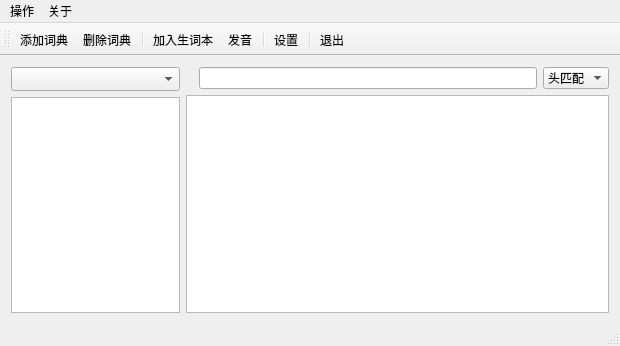
<?xml version="1.0" encoding="UTF-8"?>
<ui version="4.0">
 <class>DictMainWindow</class>
 <widget class="QMainWindow" name="DictMainWindow">
  <property name="geometry">
   <rect>
    <x>0</x>
    <y>0</y>
    <width>620</width>
    <height>346</height>
   </rect>
  </property>
  <property name="windowTitle">
   <string>AnsleDict</string>
  </property>
  <property name="windowIcon">
   <iconset resource="rc.qrc">
    <normaloff>:/new/prefix1/rc/Wordpress.ico</normaloff>:/new/prefix1/rc/Wordpress.ico</iconset>
  </property>
  <property name="toolTip">
   <string>德语词典</string>
  </property>
  <property name="whatsThis">
   <string>德语词典</string>
  </property>
  <property name="accessibleName">
   <string>德语词典</string>
  </property>
  <property name="accessibleDescription">
   <string>德语词典</string>
  </property>
  <property name="toolButtonStyle">
   <enum>Qt::ToolButtonIconOnly</enum>
  </property>
  <property name="tabShape">
   <enum>QTabWidget::Rounded</enum>
  </property>
  <widget class="QWidget" name="centralWidget">
   <layout class="QGridLayout" name="gridLayout">
    <item row="0" column="0">
     <layout class="QHBoxLayout" name="horizontalLayout_3" stretch="2,5">
      <item>
       <layout class="QVBoxLayout" name="verticalLayout">
        <item>
         <layout class="QHBoxLayout" name="horizontalLayout" stretch="6">
          <item>
           <widget class="QComboBox" name="DictComboBox">
            <property name="sizePolicy">
             <sizepolicy hsizetype="Expanding" vsizetype="Minimum">
              <horstretch>0</horstretch>
              <verstretch>0</verstretch>
             </sizepolicy>
            </property>
            <property name="minimumSize">
             <size>
              <width>0</width>
              <height>24</height>
             </size>
            </property>
            <property name="focusPolicy">
             <enum>Qt::NoFocus</enum>
            </property>
           </widget>
          </item>
         </layout>
        </item>
        <item>
         <widget class="QTableView" name="WordTableView">
          <property name="minimumSize">
           <size>
            <width>60</width>
            <height>0</height>
           </size>
          </property>
          <property name="focusPolicy">
           <enum>Qt::TabFocus</enum>
          </property>
          <property name="contextMenuPolicy">
           <enum>Qt::CustomContextMenu</enum>
          </property>
          <property name="editTriggers">
           <set>QAbstractItemView::NoEditTriggers</set>
          </property>
          <property name="alternatingRowColors">
           <bool>true</bool>
          </property>
          <property name="selectionBehavior">
           <enum>QAbstractItemView::SelectRows</enum>
          </property>
          <attribute name="horizontalHeaderCascadingSectionResizes">
           <bool>true</bool>
          </attribute>
          <attribute name="horizontalHeaderStretchLastSection">
           <bool>true</bool>
          </attribute>
         </widget>
        </item>
       </layout>
      </item>
      <item>
       <layout class="QVBoxLayout" name="verticalLayout_2">
        <item>
         <layout class="QHBoxLayout" name="horizontalLayout_2">
          <item>
           <widget class="QLabel" name="WordLabel">
            <property name="sizePolicy">
             <sizepolicy hsizetype="Preferred" vsizetype="Minimum">
              <horstretch>0</horstretch>
              <verstretch>0</verstretch>
             </sizepolicy>
            </property>
            <property name="maximumSize">
             <size>
              <width>24</width>
              <height>24</height>
             </size>
            </property>
            <property name="text">
             <string/>
            </property>
            <property name="pixmap">
             <pixmap resource="rc.qrc">:/new/prefix1/rc/Wordpress.ico</pixmap>
            </property>
            <property name="scaledContents">
             <bool>true</bool>
            </property>
           </widget>
          </item>
          <item>
           <widget class="QLineEdit" name="WordLineEdit">
            <property name="sizePolicy">
             <sizepolicy hsizetype="Expanding" vsizetype="Minimum">
              <horstretch>0</horstretch>
              <verstretch>0</verstretch>
             </sizepolicy>
            </property>
            <property name="mouseTracking">
             <bool>true</bool>
            </property>
            <property name="focusPolicy">
             <enum>Qt::NoFocus</enum>
            </property>
            <property name="contextMenuPolicy">
             <enum>Qt::CustomContextMenu</enum>
            </property>
            <property name="acceptDrops">
             <bool>false</bool>
            </property>
           </widget>
          </item>
          <item>
           <widget class="QComboBox" name="ExpComboBox">
            <property name="sizePolicy">
             <sizepolicy hsizetype="Minimum" vsizetype="Minimum">
              <horstretch>0</horstretch>
              <verstretch>0</verstretch>
             </sizepolicy>
            </property>
            <property name="focusPolicy">
             <enum>Qt::NoFocus</enum>
            </property>
            <item>
             <property name="text">
              <string>头匹配</string>
             </property>
            </item>
            <item>
             <property name="text">
              <string>中匹配</string>
             </property>
            </item>
            <item>
             <property name="text">
              <string>尾匹配</string>
             </property>
            </item>
           </widget>
          </item>
         </layout>
        </item>
        <item>
         <widget class="QTextBrowser" name="MeanTextBrowser">
          <property name="focusPolicy">
           <enum>Qt::NoFocus</enum>
          </property>
          <property name="readOnly">
           <bool>false</bool>
          </property>
          <property name="openExternalLinks">
           <bool>true</bool>
          </property>
         </widget>
        </item>
       </layout>
      </item>
     </layout>
    </item>
   </layout>
  </widget>
  <widget class="QMenuBar" name="menuBar">
   <property name="geometry">
    <rect>
     <x>0</x>
     <y>0</y>
     <width>620</width>
     <height>23</height>
    </rect>
   </property>
   <widget class="QMenu" name="menu">
    <property name="title">
     <string>操作</string>
    </property>
    <addaction name="action_Add"/>
    <addaction name="action_Delete"/>
    <addaction name="separator"/>
    <addaction name="action_AddToNewWord"/>
    <addaction name="action_Speak"/>
    <addaction name="separator"/>
    <addaction name="action_Config"/>
    <addaction name="separator"/>
    <addaction name="action_Mini"/>
    <addaction name="action_NomWindow"/>
    <addaction name="action_Max"/>
    <addaction name="separator"/>
    <addaction name="action_quit"/>
   </widget>
   <widget class="QMenu" name="menu_2">
    <property name="title">
     <string>关于</string>
    </property>
    <addaction name="action_Qt"/>
    <addaction name="action_About"/>
   </widget>
   <addaction name="menu"/>
   <addaction name="menu_2"/>
  </widget>
  <widget class="QToolBar" name="mainToolBar">
   <attribute name="toolBarArea">
    <enum>TopToolBarArea</enum>
   </attribute>
   <attribute name="toolBarBreak">
    <bool>false</bool>
   </attribute>
   <addaction name="action_Add"/>
   <addaction name="action_Delete"/>
   <addaction name="separator"/>
   <addaction name="action_AddToNewWord"/>
   <addaction name="action_Speak"/>
   <addaction name="separator"/>
   <addaction name="action_Config"/>
   <addaction name="separator"/>
   <addaction name="action_quit"/>
  </widget>
  <widget class="QStatusBar" name="statusBar"/>
  <action name="action_Add">
   <property name="icon">
    <iconset resource="rc.qrc">
     <normaloff>:/new/prefix1/rc/Plus.ico</normaloff>:/new/prefix1/rc/Plus.ico</iconset>
   </property>
   <property name="text">
    <string>添加词典</string>
   </property>
   <property name="statusTip">
    <string>添加词典</string>
   </property>
   <property name="whatsThis">
    <string>添加词典</string>
   </property>
  </action>
  <action name="action_Delete">
   <property name="icon">
    <iconset resource="rc.qrc">
     <normaloff>:/new/prefix1/rc/Minus.ico</normaloff>:/new/prefix1/rc/Minus.ico</iconset>
   </property>
   <property name="text">
    <string>删除词典</string>
   </property>
   <property name="statusTip">
    <string>删除词典</string>
   </property>
   <property name="whatsThis">
    <string>删除词典</string>
   </property>
  </action>
  <action name="action_Config">
   <property name="icon">
    <iconset resource="rc.qrc">
     <normaloff>:/new/prefix1/rc/Gear.ico</normaloff>:/new/prefix1/rc/Gear.ico</iconset>
   </property>
   <property name="text">
    <string>设置</string>
   </property>
   <property name="statusTip">
    <string>设置</string>
   </property>
   <property name="whatsThis">
    <string>设置</string>
   </property>
  </action>
  <action name="action_Qt">
   <property name="icon">
    <iconset resource="rc.qrc">
     <normaloff>:/new/prefix1/rc/qt-logo.png</normaloff>:/new/prefix1/rc/qt-logo.png</iconset>
   </property>
   <property name="text">
    <string>关于Qt</string>
   </property>
   <property name="statusTip">
    <string>关于Qt</string>
   </property>
   <property name="whatsThis">
    <string>关于Qt</string>
   </property>
  </action>
  <action name="action_About">
   <property name="icon">
    <iconset resource="rc.qrc">
     <normaloff>:/new/prefix1/rc/Copyright.ico</normaloff>:/new/prefix1/rc/Copyright.ico</iconset>
   </property>
   <property name="text">
    <string>关于软件</string>
   </property>
   <property name="statusTip">
    <string>关于软件</string>
   </property>
   <property name="whatsThis">
    <string>关于软件</string>
   </property>
  </action>
  <action name="action_Mini">
   <property name="icon">
    <iconset resource="rc.qrc">
     <normaloff>:/new/prefix1/rc/Reduced Size.ico</normaloff>:/new/prefix1/rc/Reduced Size.ico</iconset>
   </property>
   <property name="text">
    <string>最小化</string>
   </property>
   <property name="toolTip">
    <string>最小化到托盘区</string>
   </property>
   <property name="statusTip">
    <string>最小化到托盘区</string>
   </property>
   <property name="whatsThis">
    <string>最小化到托盘区</string>
   </property>
  </action>
  <action name="action_quit">
   <property name="icon">
    <iconset resource="rc.qrc">
     <normaloff>:/new/prefix1/rc/Standby.ico</normaloff>:/new/prefix1/rc/Standby.ico</iconset>
   </property>
   <property name="text">
    <string>退出</string>
   </property>
   <property name="toolTip">
    <string>退出软件</string>
   </property>
   <property name="statusTip">
    <string>退出软件</string>
   </property>
   <property name="whatsThis">
    <string>退出软件</string>
   </property>
  </action>
  <action name="action_NomWindow">
   <property name="icon">
    <iconset resource="rc.qrc">
     <normaloff>:/new/prefix1/rc/Application.ico</normaloff>:/new/prefix1/rc/Application.ico</iconset>
   </property>
   <property name="text">
    <string>还原</string>
   </property>
   <property name="toolTip">
    <string>还原默认窗口</string>
   </property>
  </action>
  <action name="action_Max">
   <property name="icon">
    <iconset resource="rc.qrc">
     <normaloff>:/new/prefix1/rc/Full Screen.ico</normaloff>:/new/prefix1/rc/Full Screen.ico</iconset>
   </property>
   <property name="text">
    <string>最大化</string>
   </property>
   <property name="toolTip">
    <string>最大化窗口</string>
   </property>
  </action>
  <action name="action_AddToNewWord">
   <property name="icon">
    <iconset resource="rc.qrc">
     <normaloff>:/new/prefix1/rc/Wait.ico</normaloff>:/new/prefix1/rc/Wait.ico</iconset>
   </property>
   <property name="text">
    <string>加入生词本</string>
   </property>
   <property name="toolTip">
    <string>加入生词本</string>
   </property>
   <property name="statusTip">
    <string>加入生词本</string>
   </property>
   <property name="whatsThis">
    <string>加入生词本</string>
   </property>
  </action>
  <action name="action_Speak">
   <property name="icon">
    <iconset resource="rc.qrc">
     <normaloff>:/new/prefix1/rc/Sound On (2).ico</normaloff>:/new/prefix1/rc/Sound On (2).ico</iconset>
   </property>
   <property name="text">
    <string>发音</string>
   </property>
   <property name="toolTip">
    <string>发音</string>
   </property>
  </action>
 </widget>
 <layoutdefault spacing="6" margin="11"/>
 <resources>
  <include location="rc.qrc"/>
 </resources>
 <connections/>
</ui>
